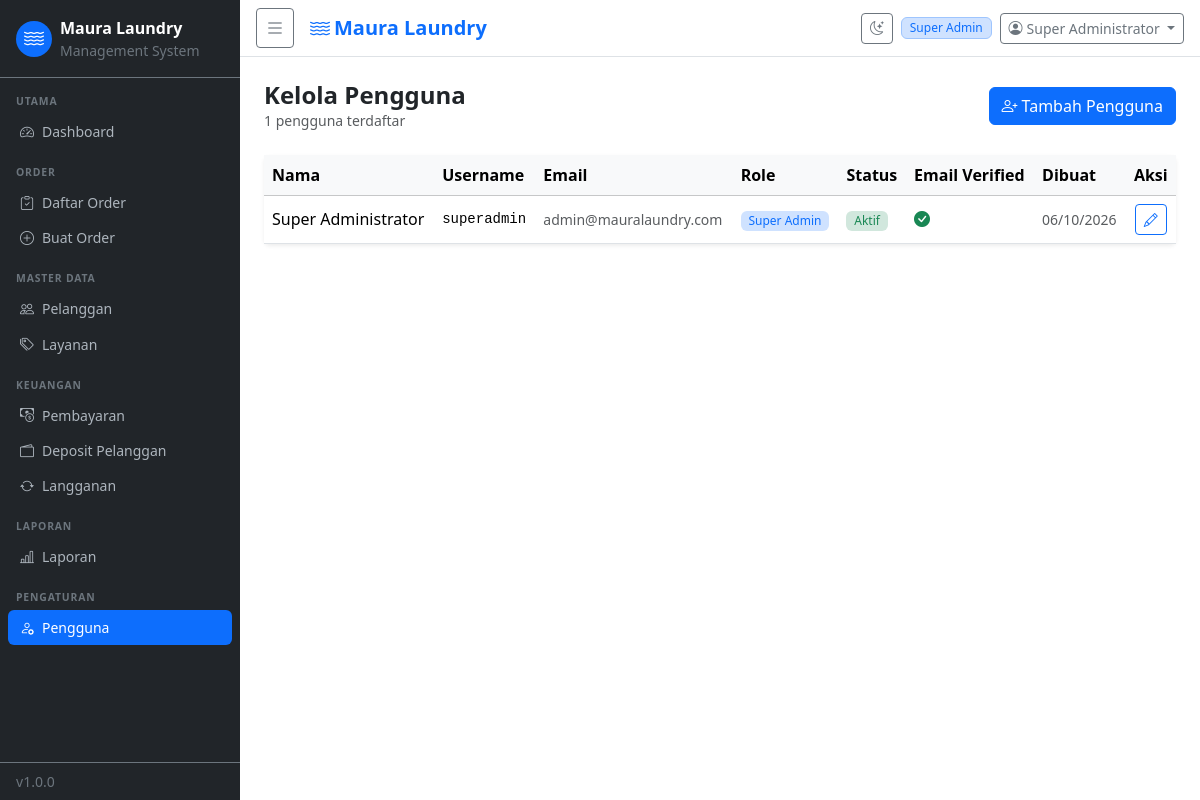
The page /pages/users/index.php (signed in) on the database its author committed.
### tables this page shows
CREATE TABLE `users` (
  `id` int(11) NOT NULL AUTO_INCREMENT,
  `role_id` int(11) NOT NULL,
  `name` varchar(100) NOT NULL,
  `username` varchar(50) NOT NULL,
  `email` varchar(150) NOT NULL,
  `phone` varchar(20) DEFAULT NULL,
  `password` varchar(255) NOT NULL,
  `email_verified` tinyint(1) NOT NULL DEFAULT 0,
  `email_token` varchar(100) DEFAULT NULL,
  `reset_token` varchar(100) DEFAULT NULL,
  `reset_expires` datetime DEFAULT NULL,
  `is_active` tinyint(1) NOT NULL DEFAULT 1,
  `created_at` datetime DEFAULT CURRENT_TIMESTAMP,
  PRIMARY KEY (`id`),
  UNIQUE KEY `username` (`username`),
  UNIQUE KEY `email` (`email`),
  KEY `role_id` (`role_id`),
  CONSTRAINT `u_role` FOREIGN KEY (`role_id`) REFERENCES `roles` (`id`)
);

CREATE TABLE `roles` (
  `id` int(11) NOT NULL AUTO_INCREMENT,
  `name` varchar(50) NOT NULL,
  `description` varchar(255) DEFAULT NULL,
  `created_at` datetime DEFAULT CURRENT_TIMESTAMP,
  PRIMARY KEY (`id`),
  UNIQUE KEY `name` (`name`)
);

### includes/auth.php (called while the page is built, shortened)
<?php
function is_logged_in(): bool {
    return !empty($_SESSION['user_id']);
}
function current_user(): ?array {
    static $user = null;
    if ($user === null) {
        $db   = db();
        $stmt = $db->prepare(
            "SELECT u.*, r.name AS role_name FROM users u
             JOIN roles r ON r.id = u.role_id
             WHERE u.id = ? AND u.is_active = 1"
        );
        $stmt->bind_param('i', $_SESSION['user_id']);
        $stmt->execute();
        $user = $stmt->get_result()->fetch_assoc();
    }
    return $user;
}
function user_permissions(): array {
    static $perms = null;
    if ($perms !== null) return $perms;
    $user = current_user();
    $db   = db();
    $stmt = $db->prepare(
        "SELECT p.name FROM permissions p
         JOIN role_permissions rp ON rp.permission_id = p.id
         WHERE rp.role_id = ?"
    );
    $stmt->bind_param('i', $user['role_id']);
    $stmt->execute();
    $result = $stmt->get_result();
    $perms  = [];
    while ($row = $result->fetch_assoc()) {
        $perms[] = $row['name'];
    }
    return $perms;
}
function can(string $permission): bool {
    return in_array($permission, user_permissions(), true);
}
function require_permission(string $permission): void {
    if (!can($permission)) {
        flash('error', 'Anda tidak memiliki akses ke halaman ini.');
        redirect(APP_URL . '/pages/dashboard.php');
    }
}

### includes/functions.php (called while the page is built, shortened)
<?php
function h(string $s): string {
    return htmlspecialchars($s, ENT_QUOTES, 'UTF-8');
}

### pages/users/index.php (the view, shortened to what this page needs)
<?php
require_once __DIR__ . '/../../../includes/functions.php';
require_once __DIR__ . '/../../../includes/auth.php';
require_permission('users.manage');
$db    = db();
$users = $db->query(
    "SELECT u.*, r.name AS role_name FROM users u
     JOIN roles r ON r.id = u.role_id
     ORDER BY u.created_at DESC"
)->fetch_all(MYSQLI_ASSOC);
require_once __DIR__ . '/../../includes/header.php';
?>
<div class="d-flex justify-content-between align-items-center mb-4">
  <div><h4 class="fw-bold mb-0">Kelola Pengguna</h4><p class="text-muted small mb-0"><?= count($users) ?> pengguna terdaftar</p></div>
  <a href="<?= APP_URL ?>/pages/users/create.php" class="btn btn-primary"><i class="bi bi-person-plus me-1"></i>Tambah Pengguna</a>
</div>
<div class="card border-0 shadow-sm">
  <div class="card-body p-0">
    <table class="table table-hover align-middle mb-0">
      <thead class="table-light">
        <tr><th>Nama</th><th>Username</th><th>Email</th><th>Role</th><th>Status</th><th>Email Verified</th><th>Dibuat</th><th class="text-center">Aksi</th></tr>
      </thead>
      <tbody>
      <?php foreach ($users as $u): ?>
        <tr>
          <td class="fw-medium"><?= h($u['name']) ?></td>
          <td class="font-monospace small"><?= h($u['username']) ?></td>
          <td class="small text-muted"><?= h($u['email']) ?></td>
          <td><span class="badge bg-primary-subtle text-primary"><?= h($u['role_name']) ?></span></td>
          <td><?= $u['is_active'] ? '<span class="badge bg-success-subtle text-success">Aktif</span>' : '<span class="badge bg-danger-subtle text-danger">Nonaktif</span>' ?></td>
          <td><?= $u['email_verified'] ? '<i class="bi bi-check-circle-fill text-success"></i>' : '<i class="bi bi-x-circle text-muted"></i>' ?></td>
          <td class="small text-muted"><?= date('d/m/Y', strtotime($u['created_at'])) ?></td>
          <td class="text-center">
            <div class="d-flex gap-1 justify-content-center">
              <a href="<?= APP_URL ?>/pages/users/edit.php?id=<?= $u['id'] ?>" class="btn btn-sm btn-outline-primary" title="Edit"><i class="bi bi-pencil"></i></a>
            </div>
          </td>
        </tr>
      <?php endforeach; ?>
      </tbody>
    </table>
  </div>
</div>
<?php require_once __DIR__ . '/../../includes/footer.php'; ?>

### includes/header.php (shortened to what this page needs)
<?php
$user  = current_user();
?>
<!DOCTYPE html>
<html lang="id">
<head>
  <link rel="stylesheet" href="https://cdn.jsdelivr.net/npm/bootstrap@5.3.8/dist/css/bootstrap.min.css">
  <link rel="stylesheet" href="https://cdn.jsdelivr.net/npm/bootstrap-icons@1.13.2/font/bootstrap-icons.min.css">
  <link rel="stylesheet" href="https://cdn.jsdelivr.net/npm/tom-select@2.3.1/dist/css/tom-select.bootstrap5.css">
  <link rel="stylesheet" href="<?= APP_URL ?>/assets/css/style.css">
</head>
<body>
<div class="wrapper d-flex">
  <?php require_once __DIR__ . '/sidebar.php'; ?>
  <div class="main-content flex-grow-1">
    <nav class="navbar navbar-expand-lg navbar-light bg-white border-bottom px-3 py-2">
      <button class="btn btn-sm btn-outline-secondary me-3" id="sidebarToggle">
        <i class="bi bi-list fs-5"></i>
      </button>
      <span class="navbar-brand mb-0 fw-semibold text-primary">
        <i class="bi bi-water me-1"></i><?= APP_NAME ?>
      </span>
      <div class="ms-auto d-flex align-items-center gap-2">
        <button class="btn btn-sm btn-outline-secondary" id="darkToggle" title="Toggle tema">
          <i class="bi bi-moon-stars"></i>
        </button>
        <span class="badge bg-primary-subtle text-primary border border-primary-subtle">
          <?= h($user['role_name'] ?? '') ?>
        </span>
        <div class="dropdown">
          <button class="btn btn-sm btn-outline-secondary dropdown-toggle" data-bs-toggle="dropdown">
            <i class="bi bi-person-circle me-1"></i><?= h($user['name'] ?? '') ?>
          </button>
        </div>
      </div>
    </nav>
    <div class="p-4">

### assets/css/style.css (style rules this page uses)
:root { --sidebar-width: 240px; --sidebar-collapsed: 60px; --primary: #0d6efd; --page-bg: #f8f9fa; --card-bg: #ffffff; --text-primary: #212529; --border-color: #dee2e6; }
.wrapper { min-height: 100vh; }
.main-content { min-width: 0; }
.badge { font-size: .75em; font-weight: 500; }

### rows shown on the page
users: role.name "Super Admin", name "Super Administrator", username "superadmin", email "admin@mauralaundry.com", is_active "Aktif", email_verified 1 (drawn), created_at "06/10/2026"

### other values the page prints
$label "Dashboard Daftar Order Buat Order Pelanggan Layanan Pembayaran Deposit Pelanggan Langganan Laporan Pengguna"
APP_VERSION "1.0.0"
APP_NAME "Maura Laundry"
count($users) "1"
